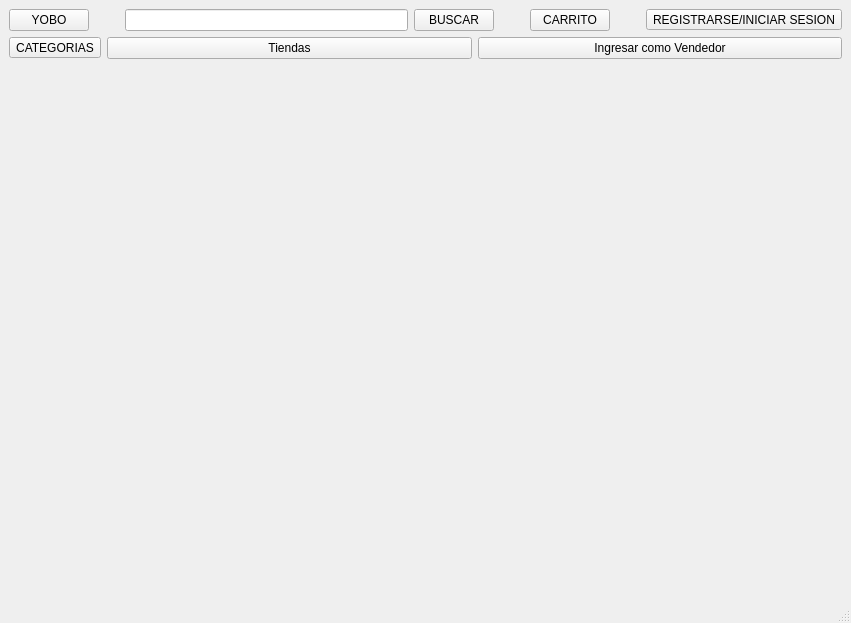
<?xml version="1.0" encoding="UTF-8"?>
<ui version="4.0">
 <class>MainWindow</class>
 <widget class="QMainWindow" name="MainWindow">
  <property name="geometry">
   <rect>
    <x>0</x>
    <y>0</y>
    <width>851</width>
    <height>623</height>
   </rect>
  </property>
  <property name="windowTitle">
   <string>MainWindow</string>
  </property>
  <widget class="QWidget" name="centralwidget">
   <layout class="QVBoxLayout" name="verticalLayout_9">
    <item>
     <layout class="QHBoxLayout" name="horizontalLayout">
      <item>
       <widget class="QPushButton" name="pushButtonYOBO">
        <property name="text">
         <string>YOBO</string>
        </property>
       </widget>
      </item>
      <item>
       <spacer name="horizontalSpacer_24">
        <property name="orientation">
         <enum>Qt::Horizontal</enum>
        </property>
        <property name="sizeType">
         <enum>QSizePolicy::Minimum</enum>
        </property>
        <property name="sizeHint" stdset="0">
         <size>
          <width>30</width>
          <height>20</height>
         </size>
        </property>
       </spacer>
      </item>
      <item>
       <widget class="QLineEdit" name="lineEditBUSCADOR"/>
      </item>
      <item>
       <widget class="QPushButton" name="pushButtonBUSCAR">
        <property name="text">
         <string>BUSCAR</string>
        </property>
       </widget>
      </item>
      <item>
       <spacer name="horizontalSpacer_23">
        <property name="orientation">
         <enum>Qt::Horizontal</enum>
        </property>
        <property name="sizeType">
         <enum>QSizePolicy::Minimum</enum>
        </property>
        <property name="sizeHint" stdset="0">
         <size>
          <width>30</width>
          <height>20</height>
         </size>
        </property>
       </spacer>
      </item>
      <item>
       <widget class="QPushButton" name="pushButtonCARRITO">
        <property name="text">
         <string>CARRITO</string>
        </property>
       </widget>
      </item>
      <item>
       <spacer name="horizontalSpacer_21">
        <property name="orientation">
         <enum>Qt::Horizontal</enum>
        </property>
        <property name="sizeType">
         <enum>QSizePolicy::Minimum</enum>
        </property>
        <property name="sizeHint" stdset="0">
         <size>
          <width>30</width>
          <height>13</height>
         </size>
        </property>
       </spacer>
      </item>
      <item>
       <widget class="QToolButton" name="toolButtonREGISTRAR">
        <property name="text">
         <string>REGISTRARSE/INICIAR SESION</string>
        </property>
       </widget>
      </item>
     </layout>
    </item>
    <item>
     <layout class="QHBoxLayout" name="horizontalLayout_10">
      <item>
       <widget class="QToolButton" name="toolButtonCATEGORIAS">
        <property name="text">
         <string>CATEGORIAS</string>
        </property>
       </widget>
      </item>
      <item>
       <widget class="QPushButton" name="pushButton_2">
        <property name="text">
         <string>Tiendas</string>
        </property>
       </widget>
      </item>
      <item>
       <widget class="QPushButton" name="pushButton">
        <property name="text">
         <string>Ingresar como Vendedor</string>
        </property>
       </widget>
      </item>
     </layout>
    </item>
    <item>
     <layout class="QVBoxLayout" name="verticalLayout_13"/>
    </item>
    <item>
     <widget class="QStackedWidget" name="stackedWidget">
      <property name="currentIndex">
       <number>0</number>
      </property>
      <widget class="QWidget" name="pagePRINCIPAL">
       <layout class="QVBoxLayout" name="verticalLayout_8">
        <item>
         <layout class="QGridLayout" name="gridLayoutListaProductos">
          <item row="0" column="0">
           <widget class="QLabel" name="labelNombreProducto">
            <property name="text">
             <string/>
            </property>
           </widget>
          </item>
          <item row="0" column="3">
           <widget class="QLabel" name="labelImagen">
            <property name="text">
             <string/>
            </property>
           </widget>
          </item>
          <item row="0" column="1">
           <widget class="QLabel" name="labelPrecio">
            <property name="text">
             <string/>
            </property>
           </widget>
          </item>
         </layout>
        </item>
       </layout>
      </widget>
      <widget class="QWidget" name="pageCARRITO">
       <widget class="QGroupBox" name="groupBox">
        <property name="geometry">
         <rect>
          <x>10</x>
          <y>170</y>
          <width>654</width>
          <height>381</height>
         </rect>
        </property>
        <property name="title">
         <string>GroupBox</string>
        </property>
       </widget>
       <widget class="QLabel" name="labelCARRITO">
        <property name="geometry">
         <rect>
          <x>20</x>
          <y>130</y>
          <width>136</width>
          <height>58</height>
         </rect>
        </property>
        <property name="font">
         <font>
          <pointsize>12</pointsize>
         </font>
        </property>
        <property name="text">
         <string>Carrito</string>
        </property>
       </widget>
      </widget>
      <widget class="QWidget" name="pageCOMPRAS">
       <layout class="QVBoxLayout" name="verticalLayout_11">
        <item>
         <widget class="QLabel" name="label_2">
          <property name="text">
           <string>COMPRAS</string>
          </property>
         </widget>
        </item>
        <item>
         <widget class="QListView" name="listView_3"/>
        </item>
       </layout>
      </widget>
      <widget class="QWidget" name="pageINICIAR_SESION">
       <widget class="QPushButton" name="pushButtonYOBO_5">
        <property name="geometry">
         <rect>
          <x>30</x>
          <y>10</y>
          <width>75</width>
          <height>24</height>
         </rect>
        </property>
        <property name="text">
         <string>YOBO</string>
        </property>
       </widget>
       <widget class="QLabel" name="labelINICIARSESION">
        <property name="geometry">
         <rect>
          <x>300</x>
          <y>10</y>
          <width>101</width>
          <height>51</height>
         </rect>
        </property>
        <property name="text">
         <string>Iniciar Sesion</string>
        </property>
       </widget>
       <widget class="QLabel" name="labelINGRESARCORREO">
        <property name="geometry">
         <rect>
          <x>100</x>
          <y>150</y>
          <width>161</width>
          <height>16</height>
         </rect>
        </property>
        <property name="text">
         <string>Ingresar Correo Electronico</string>
        </property>
       </widget>
       <widget class="QLabel" name="labelINGRESARCONTRA">
        <property name="geometry">
         <rect>
          <x>100</x>
          <y>200</y>
          <width>161</width>
          <height>16</height>
         </rect>
        </property>
        <property name="text">
         <string>Ingresar Contraseña</string>
        </property>
       </widget>
       <widget class="QLineEdit" name="lineEditRECIBIRCORREO">
        <property name="geometry">
         <rect>
          <x>300</x>
          <y>150</y>
          <width>131</width>
          <height>22</height>
         </rect>
        </property>
       </widget>
       <widget class="QLineEdit" name="lineEditRECIBIRCONTRA">
        <property name="geometry">
         <rect>
          <x>300</x>
          <y>190</y>
          <width>131</width>
          <height>22</height>
         </rect>
        </property>
        <property name="text">
         <string/>
        </property>
        <property name="echoMode">
         <enum>QLineEdit::Password</enum>
        </property>
       </widget>
       <widget class="QPushButton" name="pushButtonINICIARSESION_LOG">
        <property name="geometry">
         <rect>
          <x>290</x>
          <y>320</y>
          <width>151</width>
          <height>24</height>
         </rect>
        </property>
        <property name="text">
         <string>INICIAR SESION</string>
        </property>
       </widget>
      </widget>
      <widget class="QWidget" name="pageProducto">
       <widget class="QLabel" name="labelRefProducto">
        <property name="geometry">
         <rect>
          <x>160</x>
          <y>20</y>
          <width>191</width>
          <height>61</height>
         </rect>
        </property>
        <property name="text">
         <string>Producto</string>
        </property>
       </widget>
      </widget>
      <widget class="QWidget" name="pageCREAR_CUENTA">
       <layout class="QGridLayout" name="gridLayout_2">
        <item row="6" column="0">
         <layout class="QVBoxLayout" name="verticalLayout">
          <item>
           <spacer name="verticalSpacer_2">
            <property name="orientation">
             <enum>Qt::Vertical</enum>
            </property>
            <property name="sizeType">
             <enum>QSizePolicy::Minimum</enum>
            </property>
            <property name="sizeHint" stdset="0">
             <size>
              <width>10</width>
              <height>10</height>
             </size>
            </property>
           </spacer>
          </item>
          <item>
           <layout class="QHBoxLayout" name="horizontalLayout_9">
            <item>
             <spacer name="horizontalSpacer_9">
              <property name="orientation">
               <enum>Qt::Horizontal</enum>
              </property>
              <property name="sizeHint" stdset="0">
               <size>
                <width>248</width>
                <height>20</height>
               </size>
              </property>
             </spacer>
            </item>
            <item>
             <widget class="QPushButton" name="pushButtonCREARCUENTA_LOG">
              <property name="text">
               <string>CREAR CUENTA</string>
              </property>
             </widget>
            </item>
            <item>
             <spacer name="horizontalSpacer_10">
              <property name="orientation">
               <enum>Qt::Horizontal</enum>
              </property>
              <property name="sizeHint" stdset="0">
               <size>
                <width>298</width>
                <height>20</height>
               </size>
              </property>
             </spacer>
            </item>
           </layout>
          </item>
          <item>
           <spacer name="verticalSpacer">
            <property name="orientation">
             <enum>Qt::Vertical</enum>
            </property>
            <property name="sizeType">
             <enum>QSizePolicy::Minimum</enum>
            </property>
            <property name="sizeHint" stdset="0">
             <size>
              <width>10</width>
              <height>10</height>
             </size>
            </property>
           </spacer>
          </item>
         </layout>
        </item>
        <item row="4" column="0">
         <layout class="QVBoxLayout" name="verticalLayout_3">
          <item>
           <spacer name="verticalSpacer_4">
            <property name="orientation">
             <enum>Qt::Vertical</enum>
            </property>
            <property name="sizeType">
             <enum>QSizePolicy::Minimum</enum>
            </property>
            <property name="sizeHint" stdset="0">
             <size>
              <width>10</width>
              <height>10</height>
             </size>
            </property>
           </spacer>
          </item>
          <item>
           <layout class="QHBoxLayout" name="horizontalLayout_5">
            <item>
             <spacer name="horizontalSpacer_20">
              <property name="orientation">
               <enum>Qt::Horizontal</enum>
              </property>
              <property name="sizeHint" stdset="0">
               <size>
                <width>250</width>
                <height>20</height>
               </size>
              </property>
             </spacer>
            </item>
            <item>
             <widget class="QLabel" name="labelINGRESARCORREO_CREAR_USER">
              <property name="text">
               <string>Ingresar Correo Electronico</string>
              </property>
             </widget>
            </item>
            <item>
             <spacer name="horizontalSpacer_5">
              <property name="orientation">
               <enum>Qt::Horizontal</enum>
              </property>
              <property name="sizeHint" stdset="0">
               <size>
                <width>40</width>
                <height>20</height>
               </size>
              </property>
             </spacer>
            </item>
            <item>
             <widget class="QLineEdit" name="lineEditRECIBIRCORREO_USER"/>
            </item>
            <item>
             <spacer name="horizontalSpacer_13">
              <property name="orientation">
               <enum>Qt::Horizontal</enum>
              </property>
              <property name="sizeHint" stdset="0">
               <size>
                <width>248</width>
                <height>20</height>
               </size>
              </property>
             </spacer>
            </item>
           </layout>
          </item>
         </layout>
        </item>
        <item row="3" column="0">
         <layout class="QVBoxLayout" name="verticalLayout_4">
          <item>
           <spacer name="verticalSpacer_5">
            <property name="orientation">
             <enum>Qt::Vertical</enum>
            </property>
            <property name="sizeType">
             <enum>QSizePolicy::Minimum</enum>
            </property>
            <property name="sizeHint" stdset="0">
             <size>
              <width>10</width>
              <height>10</height>
             </size>
            </property>
           </spacer>
          </item>
          <item>
           <layout class="QHBoxLayout" name="horizontalLayout_4">
            <item>
             <spacer name="horizontalSpacer_19">
              <property name="orientation">
               <enum>Qt::Horizontal</enum>
              </property>
              <property name="sizeHint" stdset="0">
               <size>
                <width>250</width>
                <height>20</height>
               </size>
              </property>
             </spacer>
            </item>
            <item>
             <widget class="QLabel" name="labelINGRESARDNI_USER">
              <property name="text">
               <string>Ingresar el DNI del usuario</string>
              </property>
             </widget>
            </item>
            <item>
             <spacer name="horizontalSpacer_4">
              <property name="orientation">
               <enum>Qt::Horizontal</enum>
              </property>
              <property name="sizeHint" stdset="0">
               <size>
                <width>40</width>
                <height>20</height>
               </size>
              </property>
             </spacer>
            </item>
            <item>
             <widget class="QLineEdit" name="lineEditRECIBIRDNI_USER"/>
            </item>
            <item>
             <spacer name="horizontalSpacer_14">
              <property name="orientation">
               <enum>Qt::Horizontal</enum>
              </property>
              <property name="sizeHint" stdset="0">
               <size>
                <width>248</width>
                <height>20</height>
               </size>
              </property>
             </spacer>
            </item>
           </layout>
          </item>
         </layout>
        </item>
        <item row="1" column="0">
         <layout class="QVBoxLayout" name="verticalLayout_6">
          <item>
           <layout class="QVBoxLayout" name="verticalLayout_7">
            <item>
             <layout class="QHBoxLayout" name="horizontalLayout_8">
              <item>
               <spacer name="horizontalSpacer_7">
                <property name="orientation">
                 <enum>Qt::Horizontal</enum>
                </property>
                <property name="sizeHint" stdset="0">
                 <size>
                  <width>40</width>
                  <height>20</height>
                 </size>
                </property>
               </spacer>
              </item>
              <item>
               <widget class="QLabel" name="labelCREARCUENTA">
                <property name="text">
                 <string>CREAR CUENTA</string>
                </property>
               </widget>
              </item>
              <item>
               <spacer name="horizontalSpacer_8">
                <property name="orientation">
                 <enum>Qt::Horizontal</enum>
                </property>
                <property name="sizeHint" stdset="0">
                 <size>
                  <width>348</width>
                  <height>20</height>
                 </size>
                </property>
               </spacer>
              </item>
             </layout>
            </item>
            <item>
             <spacer name="verticalSpacer_8">
              <property name="orientation">
               <enum>Qt::Vertical</enum>
              </property>
              <property name="sizeType">
               <enum>QSizePolicy::Minimum</enum>
              </property>
              <property name="sizeHint" stdset="0">
               <size>
                <width>10</width>
                <height>10</height>
               </size>
              </property>
             </spacer>
            </item>
           </layout>
          </item>
          <item>
           <layout class="QHBoxLayout" name="horizontalLayout_2">
            <item>
             <spacer name="horizontalSpacer_17">
              <property name="orientation">
               <enum>Qt::Horizontal</enum>
              </property>
              <property name="sizeHint" stdset="0">
               <size>
                <width>250</width>
                <height>20</height>
               </size>
              </property>
             </spacer>
            </item>
            <item>
             <widget class="QLabel" name="labelINGRESARNOMBRE_USER">
              <property name="text">
               <string>Ingresar el Nombre del usuario</string>
              </property>
             </widget>
            </item>
            <item>
             <spacer name="horizontalSpacer_2">
              <property name="orientation">
               <enum>Qt::Horizontal</enum>
              </property>
              <property name="sizeHint" stdset="0">
               <size>
                <width>40</width>
                <height>20</height>
               </size>
              </property>
             </spacer>
            </item>
            <item>
             <widget class="QLineEdit" name="lineEditRECIBIRNOMBRE_USER"/>
            </item>
            <item>
             <spacer name="horizontalSpacer_16">
              <property name="orientation">
               <enum>Qt::Horizontal</enum>
              </property>
              <property name="sizeHint" stdset="0">
               <size>
                <width>248</width>
                <height>20</height>
               </size>
              </property>
             </spacer>
            </item>
           </layout>
          </item>
         </layout>
        </item>
        <item row="5" column="0">
         <layout class="QVBoxLayout" name="verticalLayout_2">
          <item>
           <spacer name="verticalSpacer_3">
            <property name="orientation">
             <enum>Qt::Vertical</enum>
            </property>
            <property name="sizeType">
             <enum>QSizePolicy::Minimum</enum>
            </property>
            <property name="sizeHint" stdset="0">
             <size>
              <width>10</width>
              <height>10</height>
             </size>
            </property>
           </spacer>
          </item>
          <item>
           <layout class="QHBoxLayout" name="horizontalLayout_6">
            <item>
             <spacer name="horizontalSpacer_12">
              <property name="orientation">
               <enum>Qt::Horizontal</enum>
              </property>
              <property name="sizeHint" stdset="0">
               <size>
                <width>250</width>
                <height>20</height>
               </size>
              </property>
             </spacer>
            </item>
            <item>
             <widget class="QLabel" name="labelINGRESARCONTRA_CREAR_USER">
              <property name="text">
               <string>Ingresar Contraseña</string>
              </property>
             </widget>
            </item>
            <item>
             <spacer name="horizontalSpacer_6">
              <property name="orientation">
               <enum>Qt::Horizontal</enum>
              </property>
              <property name="sizeHint" stdset="0">
               <size>
                <width>40</width>
                <height>20</height>
               </size>
              </property>
             </spacer>
            </item>
            <item>
             <widget class="QLineEdit" name="lineEditRECIBIRCONTRA_USER"/>
            </item>
            <item>
             <spacer name="horizontalSpacer_11">
              <property name="orientation">
               <enum>Qt::Horizontal</enum>
              </property>
              <property name="sizeHint" stdset="0">
               <size>
                <width>248</width>
                <height>20</height>
               </size>
              </property>
             </spacer>
            </item>
           </layout>
          </item>
         </layout>
        </item>
        <item row="2" column="0">
         <layout class="QVBoxLayout" name="verticalLayout_5">
          <item>
           <spacer name="verticalSpacer_6">
            <property name="orientation">
             <enum>Qt::Vertical</enum>
            </property>
            <property name="sizeType">
             <enum>QSizePolicy::Minimum</enum>
            </property>
            <property name="sizeHint" stdset="0">
             <size>
              <width>10</width>
              <height>10</height>
             </size>
            </property>
           </spacer>
          </item>
          <item>
           <layout class="QHBoxLayout" name="horizontalLayout_3">
            <item>
             <spacer name="horizontalSpacer_18">
              <property name="orientation">
               <enum>Qt::Horizontal</enum>
              </property>
              <property name="sizeHint" stdset="0">
               <size>
                <width>250</width>
                <height>20</height>
               </size>
              </property>
             </spacer>
            </item>
            <item>
             <widget class="QLabel" name="labelINGRESARCELULAR_USER">
              <property name="text">
               <string>Ingresar el Celular del usuario</string>
              </property>
             </widget>
            </item>
            <item>
             <spacer name="horizontalSpacer_3">
              <property name="orientation">
               <enum>Qt::Horizontal</enum>
              </property>
              <property name="sizeHint" stdset="0">
               <size>
                <width>40</width>
                <height>20</height>
               </size>
              </property>
             </spacer>
            </item>
            <item>
             <widget class="QLineEdit" name="lineEditRECIBIRCELULAR_USER"/>
            </item>
            <item>
             <spacer name="horizontalSpacer_15">
              <property name="orientation">
               <enum>Qt::Horizontal</enum>
              </property>
              <property name="sizeHint" stdset="0">
               <size>
                <width>248</width>
                <height>20</height>
               </size>
              </property>
             </spacer>
            </item>
           </layout>
          </item>
         </layout>
        </item>
       </layout>
      </widget>
     </widget>
    </item>
   </layout>
  </widget>
  <widget class="QMenuBar" name="menubar">
   <property name="geometry">
    <rect>
     <x>0</x>
     <y>0</y>
     <width>851</width>
     <height>21</height>
    </rect>
   </property>
  </widget>
  <widget class="QStatusBar" name="statusbar"/>
 </widget>
 <resources/>
 <connections/>
</ui>
